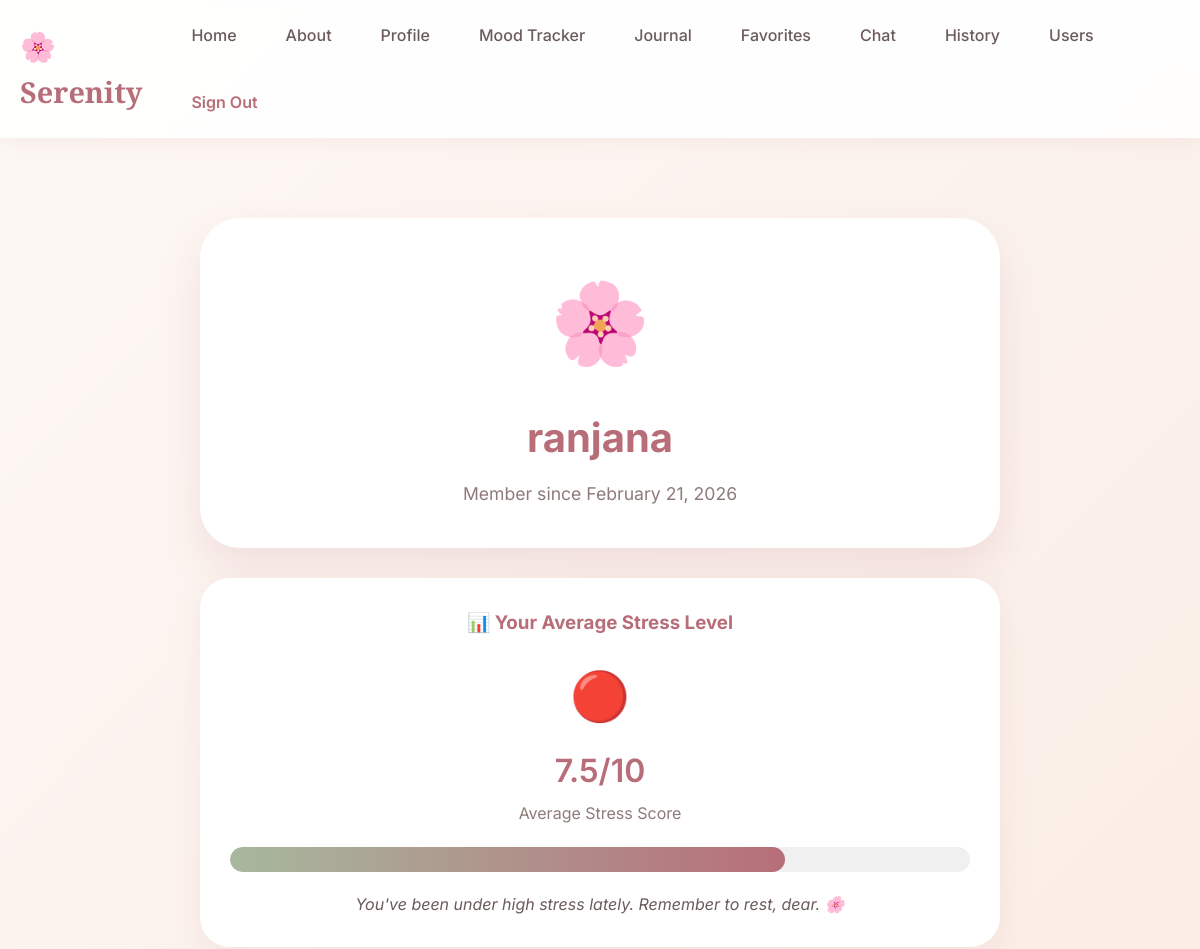
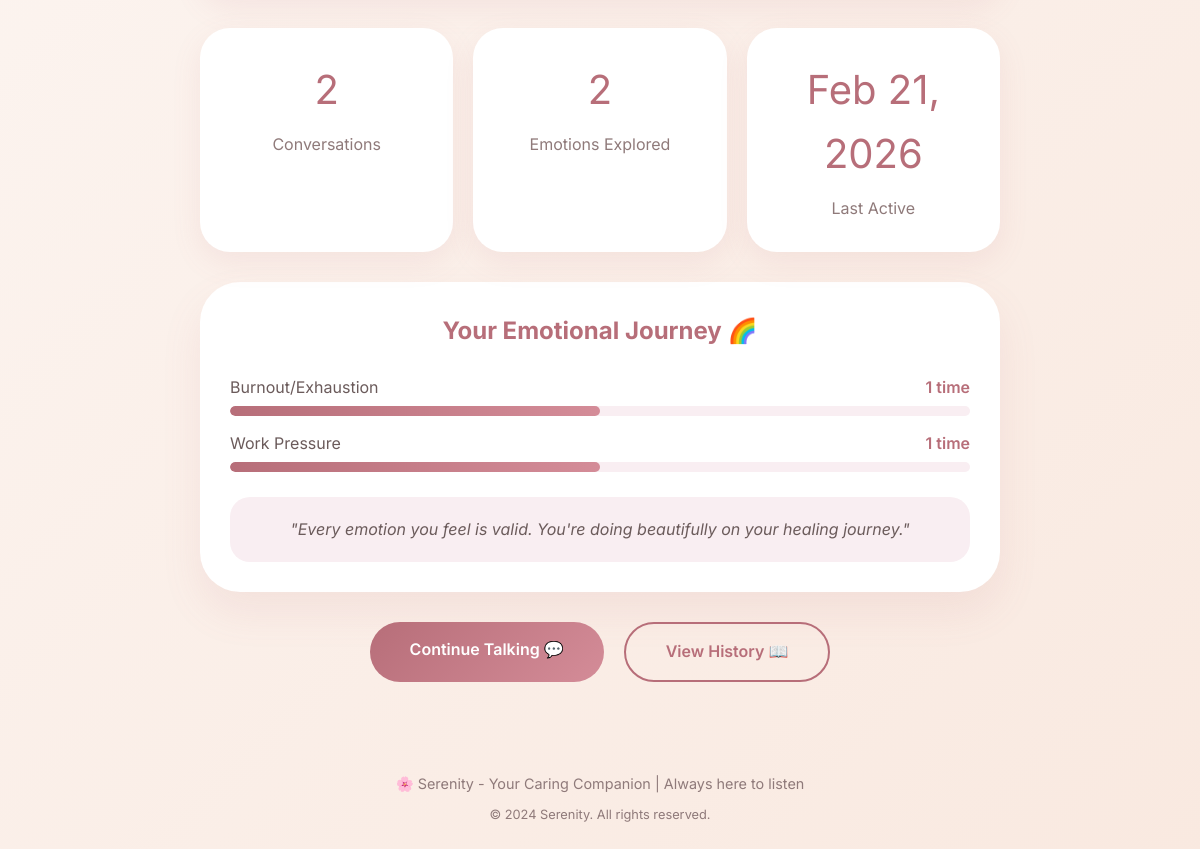
The app's page /profile (signed in) with its own data (2 pictures, top to bottom).
### app.py (models this page shows)
class User(UserMixin, db.Model):
    id = db.Column(db.Integer, primary_key=True)
    username = db.Column(db.String(100), unique=True, nullable=False)
    password = db.Column(db.String(200), nullable=False)
    created_at = db.Column(db.DateTime, default=datetime.utcnow)
    conversations = db.relationship('Conversation', backref='user', lazy=True)
    journal_entries = db.relationship('Journal', backref='user', lazy=True)
    favorite_tips = db.relationship('FavoriteTip', backref='user', lazy=True)

class Conversation(db.Model):
    id = db.Column(db.Integer, primary_key=True)
    user_id = db.Column(db.Integer, db.ForeignKey('user.id'), nullable=False)
    user_message = db.Column(db.Text, nullable=False)
    bot_response = db.Column(db.Text, nullable=False)
    detected_emotion = db.Column(db.String(100))
    timestamp = db.Column(db.DateTime, default=datetime.utcnow)

### app.py (the view)
@app.route('/profile')
@login_required
def profile():
    conversations = Conversation.query.filter_by(user_id=current_user.id).all()
    total_conversations = len(conversations)
    emotion_counts = {}
    for conv in conversations:
        emotion = conv.detected_emotion
        emotion_counts[emotion] = emotion_counts.get(emotion, 0) + 1
    unique_emotions = len(emotion_counts)
    if conversations:
        last_conv = max(conversations, key=lambda x: x.timestamp)
        last_active = last_conv.timestamp.strftime('%b %d, %Y')
    else:
        last_active = 'Never'
    avg_stress = 0
    stress_icon = "🟢"
    if conversations:
        stress_map = {
            'Exam Stress': 7,
            'Work Pressure': 7,
            'Anxiety': 8,
            'Anger/Frustration': 6,
            'Burnout/Exhaustion': 8,
            'Sadness': 5,
            'Relationship Concern': 6,
            'Gentle Conversation': 2
        }
        total_stress = 0
        for conv in conversations:
            total_stress += stress_map.get(conv.detected_emotion, 3)
        avg_stress = round(total_stress / len(conversations), 1)
        if avg_stress >= 7:
            stress_icon = "🔴"
        elif avg_stress >= 4:
            stress_icon = "🟡"
        else:
            stress_icon = "🟢"
    return render_template('profile.html',
                         username=current_user.username,
                         created_at=current_user.created_at,
                         total_conversations=total_conversations,
                         unique_emotions=unique_emotions,
                         last_active=last_active,
                         emotion_stats=emotion_counts,
                         avg_stress=avg_stress,
                         stress_icon=stress_icon)

### app.py (called while the page is built)
@login_manager.user_loader
def load_user(user_id):
    return User.query.get(int(user_id))

@app.context_processor
def utility_processor():
    def get_most_common_emotion(conversations):
        if not conversations:
            return "N/A"
        emotion_counts = {}
        for conv in conversations:
            emotion = conv.detected_emotion
            emotion_counts[emotion] = emotion_counts.get(emotion, 0) + 1
        if emotion_counts:
            return max(emotion_counts, key=emotion_counts.get)
        return "N/A"
    return dict(get_most_common_emotion=get_most_common_emotion)

### templates/profile.html (shortened to what this page needs)
{% extends "base.html" %}
{% block content %}
<div style="max-width: 800px; margin: 40px auto;">
    <div style="background: white; border-radius: 40px; padding: 40px; text-align: center; box-shadow: 0 20px 40px rgba(183, 110, 121, 0.15); margin-bottom: 30px;">
        <div style="font-size: 5rem; margin-bottom: 20px;">🌸</div>
        <h1 style="color: #b76e79; font-size: 2.5rem; margin-bottom: 10px;">{{ username }}</h1>
        <p style="color: #8f7a7a; font-size: 1.1rem;">Member since {{ created_at.strftime('%B %d, %Y') }}</p>
    </div>
    <div style="background: white; border-radius: 30px; padding: 30px; margin-bottom: 30px; box-shadow: 0 10px 30px rgba(183, 110, 121, 0.1);">
        <h3 style="color: #b76e79; margin-bottom: 20px; text-align: center;">📊 Your Average Stress Level</h3>
        {% if avg_stress %}
        <div style="text-align: center; margin-bottom: 20px;">
            <div style="font-size: 3rem; margin-bottom: 10px;">{{ stress_icon }}</div>
            <div style="font-size: 2rem; color: #b76e79; font-weight: 600; margin-bottom: 5px;">{{ avg_stress }}/10</div>
            <div style="color: #8f7a7a;">Average Stress Score</div>
        </div>
        <div style="background: #f0f0f0; height: 25px; border-radius: 15px; overflow: hidden; margin: 20px 0;">
            <div style="width: {{ (avg_stress / 10 * 100) }}%; height: 100%; background: linear-gradient(90deg, #a7b89e, #b76e79); border-radius: 15px;"></div>
        </div>
        <div style="text-align: center; color: #6b5b5b; font-style: italic;">
            {% if avg_stress >= 7 %}
                You've been under high stress lately. Remember to rest, dear. 🌸
            {% elif avg_stress >= 4 %}
                You're managing medium stress. Small breaks help! 💫
            {% else %}
                You're doing well with low stress. Keep going! 🌿
            {% endif %}
        </div>
        {% else %}
        <p style="text-align: center; color: #8f7a7a;">Start chatting to see your stress analysis!</p>
        {% endif %}
    </div>
    <div style="display: grid; grid-template-columns: repeat(3, 1fr); gap: 20px; margin-bottom: 30px;">
        <div style="background: white; border-radius: 30px; padding: 30px; text-align: center; box-shadow: 0 10px 30px rgba(183, 110, 121, 0.1);">
            <div style="font-size: 2.5rem; color: #b76e79; margin-bottom: 10px;">{{ total_conversations }}</div>
            <div style="color: #8f7a7a;">Conversations</div>
        </div>
        <div style="background: white; border-radius: 30px; padding: 30px; text-align: center; box-shadow: 0 10px 30px rgba(183, 110, 121, 0.1);">
            <div style="font-size: 2.5rem; color: #b76e79; margin-bottom: 10px;">{{ unique_emotions }}</div>
            <div style="color: #8f7a7a;">Emotions Explored</div>
        </div>
        <div style="background: white; border-radius: 30px; padding: 30px; text-align: center; box-shadow: 0 10px 30px rgba(183, 110, 121, 0.1);">
            <div style="font-size: 2.5rem; color: #b76e79; margin-bottom: 10px;">{{ last_active }}</div>
            <div style="color: #8f7a7a;">Last Active</div>
        </div>
    </div>
    {% if emotion_stats %}
    <div style="background: white; border-radius: 40px; padding: 30px; box-shadow: 0 20px 40px rgba(183, 110, 121, 0.1);">
        <h2 style="color: #b76e79; margin-bottom: 25px; text-align: center;">Your Emotional Journey 🌈</h2>
        {% for emotion, count in emotion_stats.items() %}
        <div style="margin-bottom: 15px;">
            <div style="display: flex; justify-content: space-between; margin-bottom: 5px;">
                <span style="color: #6b5b5b;">{{ emotion }}</span>
                <span style="color: #b76e79; font-weight: 600;">{{ count }} time{% if count > 1 %}s{% endif %}</span>
            </div>
            <div style="background: #f9eef2; height: 10px; border-radius: 10px; overflow: hidden;">
                {% set percentage = (count / total_conversations * 100) if total_conversations > 0 else 0 %}
                <div style="background: linear-gradient(90deg, #b76e79, #d48c98); width: {{ percentage }}%; height: 100%; border-radius: 10px;"></div>
            </div>
        </div>
        {% endfor %}
        <div style="background: #f9eef2; border-radius: 20px; padding: 20px; margin-top: 25px; text-align: center;">
            <p style="color: #6b5b5b; font-style: italic;">
                "Every emotion you feel is valid. You're doing beautifully on your healing journey."
            </p>
        </div>
    </div>
    {% endif %}
    <div style="display: flex; gap: 20px; justify-content: center; margin-top: 30px;">
        <a href="/chat" style="padding: 15px 40px; background: linear-gradient(135deg, #b76e79 0%, #d48c98 100%); color: white; text-decoration: none; border-radius: 40px; font-weight: 600; transition: all 0.3s;">
            Continue Talking 💬
        </a>
        <a href="/history" style="padding: 15px 40px; background: transparent; color: #b76e79; text-decoration: none; border-radius: 40px; font-weight: 600; border: 2px solid #b76e79; transition: all 0.3s;">
            View History 📖
        </a>
    </div>
</div>
{% endblock %}

### templates/base.html (shortened to what this page needs)
<!DOCTYPE html>
<html lang="en">
<head>
</head>
<body>
    <nav class="nav-bar">
        <div class="nav-container">
            <a href="/" class="nav-logo">
                🌸 Serenity
            </a>
            <div class="nav-links">
                <a href="/" class="nav-link">Home</a>
                <a href="/about" class="nav-link">About</a>
                {% if current_user.is_authenticated %}
                    <a href="/profile" class="nav-link">Profile</a>
                    <a href="/mood-tracker" class="nav-link">Mood Tracker</a>
                    <a href="/journal" class="nav-link">Journal</a>
                    <a href="/favorites" class="nav-link">Favorites</a>
                    <a href="/chat" class="nav-link">Chat</a>
                    <a href="/history" class="nav-link">History</a>
                    <a href="/users" class="nav-link">Users</a>
                    <a href="/logout" class="nav-link btn-nav-logout">Sign Out</a>
                {% else %}
                    <a href="/login" class="nav-link">Login</a>
                    <a href="/register" class="nav-link btn-nav-register">Register</a>
                {% endif %}
            </div>
        </div>
    </nav>
    <main class="main-container">
        {% block content %}{% endblock %}
    </main>
    <footer style="text-align: center; padding: 30px; color: #8f7a7a; font-size: 0.9rem;">
        <p>🌸 Serenity - Your Caring Companion | Always here to listen</p>
        <p style="margin-top: 10px; font-size: 0.8rem;">© 2024 Serenity. All rights reserved.</p>
    </footer>
</body>
</html>

### templates/base.html (style rules this page uses)
* { margin: 0; padding: 0; box-sizing: border-box; }
:root { --primary-soft: #b76e79; --primary-light: #e8c2c9; --primary-pale: #f9eef2; --neutral-warm: #faf0e6; --neutral-soft: #fff9f5; --text-soft: #6b5b5b; --text-light: #8f7a7a; --accent-calm: #a7b89e; --accent-peace: #c4d3c9; }
body { font-family: 'Inter', sans-serif; background: linear-gradient(135deg, #fdf8f5 0%, #f9e9e0 100%); min-height: 100vh; color: var(--text-soft); line-height: 1.6; }
.nav-bar { background: rgba(255, 255, 255, 0.9); backdrop-filter: blur(10px); box-shadow: 0 2px 20px rgba(183, 110, 121, 0.1); padding: 15px 0; position: sticky; top: 0; z-index: 1000; }
.nav-container { max-width: 1200px; margin: 0 auto; padding: 0 20px; display: flex; justify-content: space-between; align-items: center; }
.nav-logo { font-family: 'Playfair Display', serif; font-size: 1.8rem; font-weight: 600; color: var(--primary-soft); text-decoration: none; transition: all 0.3s; }
.nav-links { display: flex; gap: 25px; align-items: center; flex-wrap: wrap; }
.nav-link { color: var(--text-soft); text-decoration: none; font-weight: 500; transition: all 0.3s; padding: 8px 12px; border-radius: 20px; }
.btn-nav-logout { color: var(--primary-soft) !important; font-weight: 600; }
.main-container { max-width: 1200px; margin: 0 auto; padding: 20px; min-height: calc(100vh - 80px); }

### records on screen
User: username "ranjana", strftime "February 21, 2026"
Conversation: detected_emotion "Burnout/Exhaustion", count "1", {{ percentage }} 50.0 (drawn)
Conversation: detected_emotion "Work Pressure", user "1", {{ percentage }} 50.0 (drawn)

### other values on screen
{{ stress_icon }} "🔴"
{{ avg_stress }} "7.5"
{{ total_conversations }} "2"
{{ unique_emotions }} "2"
{{ last_active }} "Feb 21, 2026"
